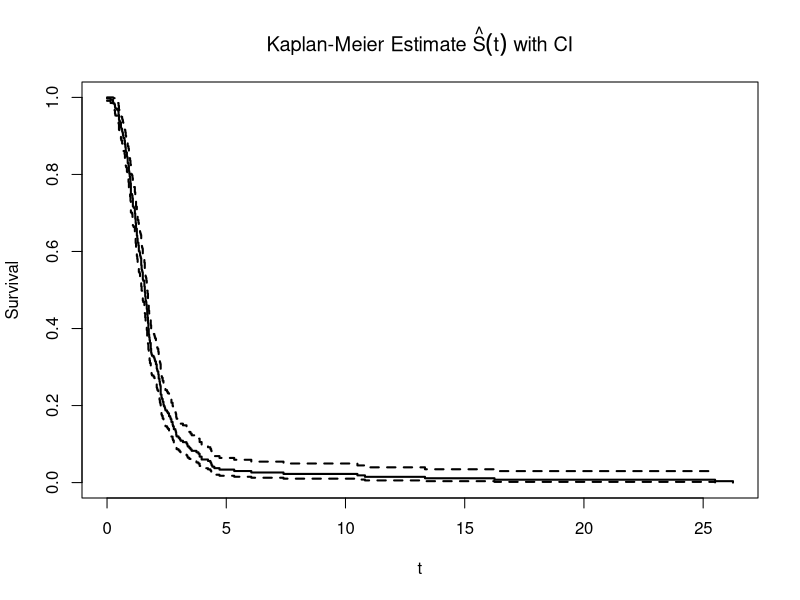
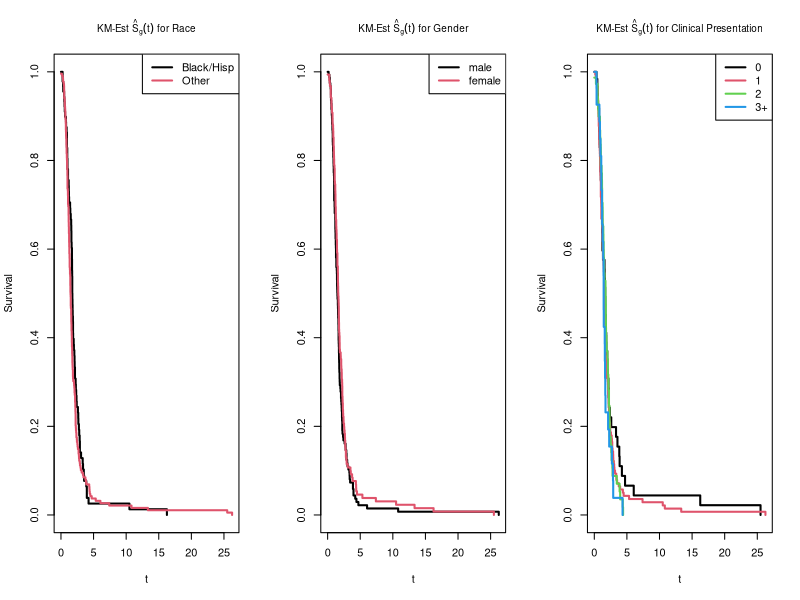
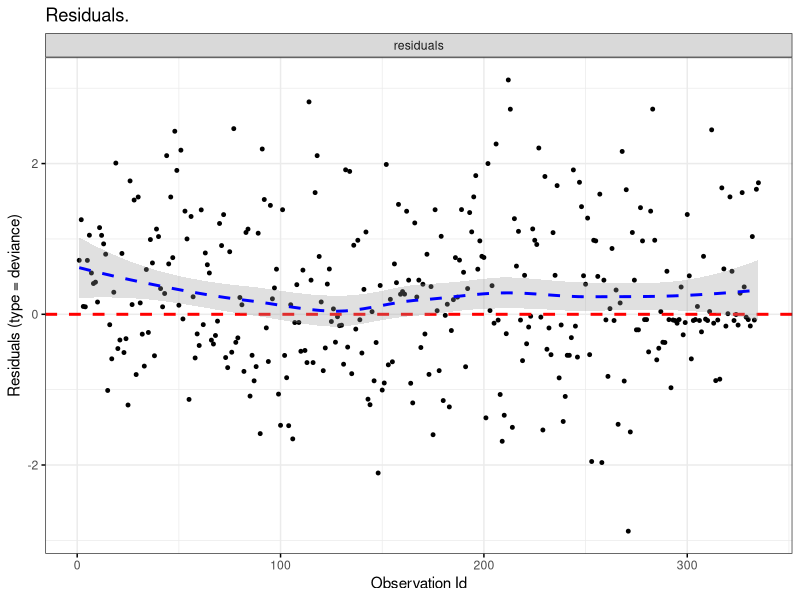
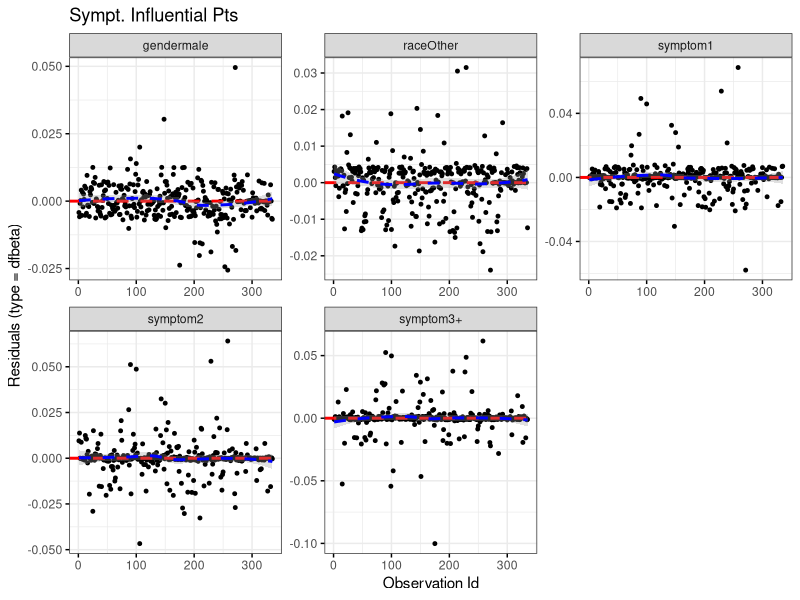

Reproduce these figures in R, in order. (Note: this script raises an error after producing the figures.)
## ---- chunk 1
set.seed(440)
knitr::opts_chunk$set(echo = FALSE, warning = FALSE, message=FALSE)
library(knitr)
library(ggplot2)
library(survival)
library(gridExtra)
library(dplyr)
library(survminer)
library(reshape2)
library(glmnet)
library(arm)
## ---- chunk 2
dat <- read.table("kellydat.txt", header=T)
dat$race = "Other"
dat$race[dat$black==1|dat$hisp==1 ]="Black or Hispanic"
dat$gender = "male"
dat$gender[dat$male==0]="female"
dat$symptom = "0"
dat$symptom[dat$sn1==1]="1"
dat$symptom[dat$sn2==1]="2"
dat$symptom[dat$sn3==1|dat$all4==1]="3+"
dat$scan="not scanned"
dat$scan[dat$fail==1]="scanned"
dat = dat %>% group_by(race) %>% mutate(racescan = ifelse(fail == 1, mean(fail), 1-mean(fail)))
dat = dat %>% group_by(symptom) %>% mutate(symptomscan = ifelse(fail == 1, mean(fail), 1-mean(fail)))
dat = dat %>% group_by(gender) %>% mutate(genderscan = ifelse(fail == 1, mean(fail), 1-mean(fail))) %>% as.data.frame()
## ---- chunk 3
dat.KM <- survfit(Surv(nctdel, fail) ~ 1, data = dat) #estimated survival curve 

plot(dat.KM, main=expression(paste("Kaplan-Meier Estimate ", hat(S)(t), " with CI")),
     xlab="t", ylab="Survival", lwd=2)
## ---- chunk 4

par(mfrow=c(1,3))
dat.KM.race <- survfit(Surv(nctdel, fail) ~ race, type="kaplan-meier", conf.type="log", data=dat)

plot(dat.KM.race, main=expression(paste("KM-Est ", hat(S)[g](t), " for Race")),
     xlab="t", ylab="Survival", lwd=2, col=1:3, cex.main=0.9)
legend(x="topright", col=1:2, lwd=2, legend=c("Black/Hisp", "Other"))


dat.KM.gender <- survfit(Surv(nctdel, fail) ~ male, type="kaplan-meier", conf.type="log", data=dat)

plot(dat.KM.gender, main=expression(paste("KM-Est ", hat(S)[g](t), " for Gender")),
     xlab="t", ylab="Survival", lwd=2, col=1:2, cex.main=0.9)
legend(x="topright", col=1:2, lwd=2, legend=c("male", "female"))


dat.KM.symptom <- survfit(Surv(nctdel, fail) ~ symptom, type="kaplan-meier", conf.type="log", data=dat)

plot(dat.KM.symptom, main=expression(paste("KM-Est ", hat(S)[g](t), " for Clinical Presentation")),
     xlab="t", ylab="Survival", lwd=2, col=1:4, cex.main=0.9)
legend(x="topright", col=1:4, lwd=2, legend=c("0", "1", "2", "3+"))


## ---- chunk 5
fitCPH_all<- coxph(Surv(nctdel, fail) ~ gender+race+symptom, data=dat)
## ---- chunk 6
ggcoxdiagnostics(fitCPH_all, type = "deviance",
                 linear.predictions = FALSE, ggtheme = theme_bw(), main= "Residuals.") #residuals
## ---- chunk 7
ggcoxdiagnostics(fitCPH_all, type = "dfbeta",
                 linear.predictions = FALSE, ggtheme = theme_bw(),  main="Sympt. Influential Pts")#influential points
## ---- chunk 8
cox.zph(fitCPH_all)
## ---- chunk 9
summary(fitCPH_all)
## ---- chunk 10

lower_bound <- function(x, bounds){
  ret <- rep(NA, length(x))
  for(i in 1:length(x)){
    xi <- x[i]
    found <- (which(xi >= c(-Inf, bounds) & (xi <= c(bounds, Inf))))[1] - 1
    if(found==0){found<-1}
    ret[i] <- bounds[found]
  }
  return(ret)
}

de_logit <- function(logodds){
  o <- exp(logodds)
  p <- o/(1+o)
  return(p)
}
bounds <- 1:5

dat$timecat <- as.integer(as.factor(lower_bound(dat$nctdel, bounds)))
dat$personid <- 1:nrow(dat)
datcat <- merge(dat$personid, bounds) %>% 
          unique() %>% 
          mutate(personid=x, timecat=as.integer(as.factor(y))) %>%
          arrange(personid, timecat) %>% 
            #take all unique combinations of people and time categories
          merge(dat, by=c("personid", "timecat"), all=TRUE) %>%
          mutate(fail = ifelse(is.na(fail), 0, fail)) %>%
            #add fail column
          group_by(personid) %>%
          mutate(maxtimecat = (timecat)[!is.na(nctdel)],
                 atrisk = (timecat <= maxtimecat)) %>%
          filter(atrisk) %>%
            #for each person, identify rows where persons are not at risk (after they fail/drop out), and remove those rows
          dplyr::select(personid, timecat, fail) %>%
          as.data.frame()

#code to add predictors of race, gender, and number of symptoms
datcat <- merge(datcat, dat, by="personid", all=T) %>% 
          mutate(symptom0 = ifelse(symptom == 0, 1, 0),
                 symptom1 = ifelse(symptom == 1, 1, 0),
                 symptom2 = ifelse(symptom == 2, 1, 0),
                 raceother = ifelse(race == "Other", 1, 0), 
                 male = ifelse(gender == "male", 1, 0), 
                 personid = as.integer(personid), 
                 timecat = as.integer(timecat.x), 
                 fail = as.integer(fail.x)) %>% 
          dplyr::select(personid, timecat = timecat, fail = fail, symptom0, symptom1, symptom2, raceother, male)

#code to add indicator effects of every timeunit
Xmat <- array(0, c(nrow(datcat), length(bounds)))
# previd <- NA
# changes <- c(diff(datcat$personid), 1) #a 1 marks the final index of each personid
# counts <- data.frame(x = datcat$personid) %>% group_by(x) %>% mutate(n=n()) %>% '[['("n")

for(r in 1:nrow(datcat)){
  Xmat[r,datcat$timecat[r]] <- 1
}

colnames(Xmat) <- paste0("X",1:ncol(Xmat))


datcat_X <- (cbind((datcat), Xmat))

nullmod <- glm(fail ~ 1, data=datcat_X, family="binomial")

logistic_diagnostics <- function(mod=NA, ydat=y, Xdat=X){
  
  if(class(mod) == "cv.glmnet"){
    fitvals <- predict.cv.glmnet(mod, newx = Xdat, s="lambda.min")
  }else{
    fitvals <- predict.glm(mod, newdata=data.frame(Xdat))
  }
  p_hat <- de_logit(fitvals)
  resids_p <- (ydat-p_hat)/(sqrt(p_hat*(1-p_hat)))
  s <- ydat; s[ydat==0] <- -1
  resids_d <- s*sqrt(-2*(ydat*log(p_hat) + (1-ydat)*log(1-p_hat)))
  resids_p_stat <- sum(resids_p^2)
  resids_d_stat <- -2*sum(ydat*log(p_hat) + (1-ydat)*log(1-p_hat))
  p <- sum(as.matrix(coef(mod)) != 0)
  dof <- nrow(Xdat)-p
  return(list(p_hat = p_hat, resids_p=resids_p, resids_p_stat=resids_p_stat, resids_d=resids_d, resids_d_stat=resids_d_stat, dof=dof))
}

indepcols <- which(!colnames(datcat_X) %in% c("fail", "personid", "timecat"))
X <- as.matrix(datcat_X[,indepcols])
y <- datcat_X$fail

#0 means no incercept
logmod <- glm(y ~ 0 + ., family="binomial", data = as.data.frame(cbind(y,X)))
logmod_stats <- logistic_diagnostics(logmod)
logmodtest <- pchisq(logmod$deviance, logmod$df.residual, lower=FALSE)

lassomod <- cv.glmnet(y=y, x = X, family="binomial", type.measure="class", alpha = 1, intercept=FALSE)
lassomod_stats <- logistic_diagnostics(lassomod)
lassomodtest <- pchisq(lassomod_stats$resids_d_stat, lassomod_stats$dof, lower=FALSE)

ridgemod <- cv.glmnet(y=y, x = X, family="binomial", type.measure="class", alpha = 0,intercept=FALSE)
ridgemod_stats <- logistic_diagnostics(ridgemod)
ridgemodtest <- pchisq(ridgemod_stats$resids_d_stat, ridgemod_stats$dof, lower=FALSE)
## ---- chunk 11
#evaluating deviance of models. small p-value = lack of fit
par((mfrow = c(3,1)))

logmodcoef <- round(summary(logmod)[["coefficients"]][,c(1,4)],4)
colnames(logmodcoef)[2] <- "p-value"
binnedplot(x=logmod$fitted.values, y=logmod_stats$resids_d, main = "OLS Logistic Regression Binned Residuals", ylab = "Deviance Residuals", xlab = "Fitted Values", nclass = 50)

lassomodcoef <- round(as.matrix(coef(lassomod)),4)
colnames(lassomodcoef) <- "Estimate"
binnedplot(x=lassomod_stats$p_hat, y=lassomod_stats$resids_d, main = "LASSO Logistic Regression Binned Residuals", ylab = "Deviance Residuals", xlab = "Fitted Values", nclass = 50)

ridgemodcoef <- round(as.matrix(coef(ridgemod)),4)
colnames(ridgemodcoef) <- "Estimate"
binnedplot(x=ridgemod_stats$p_hat, y=ridgemod_stats$resids_d, main = "Ridge Logistic Regression Binned Residuals", ylab = "Deviance Residuals", xlab = "Fitted Values", nclass = 50)

d <- matrix(c(logmodtest, lassomodtest, ridgemodtest))
colnames(d) <- "p-value"
rownames(d) <- c("Ordinary Least Squares", "LASSO Penalty", "Ridge Penalty")

kable(d)
kable(logmodcoef)
kable(lassomodcoef)
kable(ridgemodcoef)
